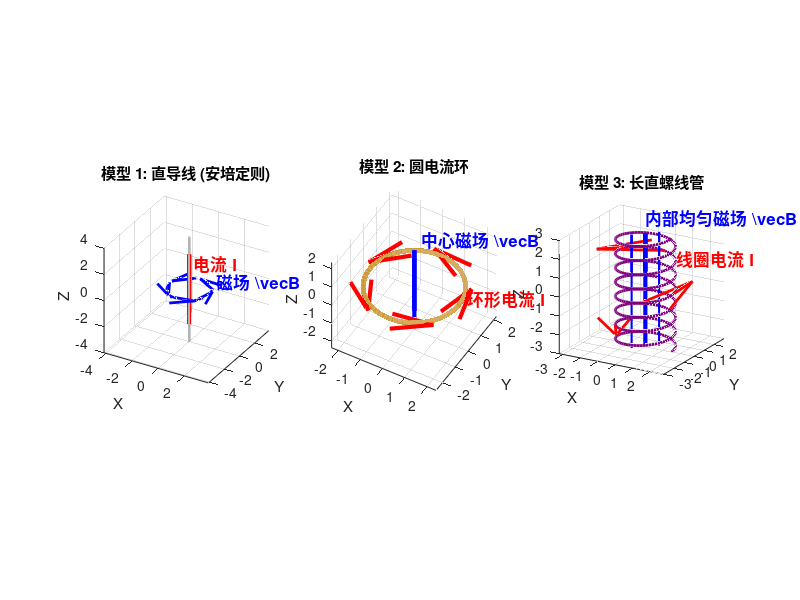

Reproduce this figure in MATLAB. (Note: this script raises an error after producing the figure.)
% 典型电流模型 3D 几何与物理矢量标注可视化
clear; clc; close all;

% 创建全屏大图以便观察细节
figure('Name', '典型电流模型 3D 物理标注', 'Position', [50, 50, 1400, 700]);

% ==========================================
% 子图 1：直导线模型 (无限长圆柱 + 环形磁场)
% ==========================================
subplot(1, 3, 1);
R_wire = 0.1; L_wire = 8;

% 1. 画导线圆柱
[THETA, Z] = meshgrid(linspace(0, 2*pi, 50), linspace(-L_wire/2, L_wire/2, 2));
X = R_wire * cos(THETA); Y = R_wire * sin(THETA);
surf(X, Y, Z, 'EdgeColor', 'none', 'FaceColor', [0.6 0.6 0.6], 'FaceAlpha', 0.5); hold on;

% 2. 标注电流 I (红色中心直线箭头)
quiver3(0, 0, -L_wire/3, 0, 0, L_wire/1.5, 0, 'Color', 'r', 'LineWidth', 3, 'MaxHeadSize', 0.5);
text(0.3, 0, L_wire/4, '电流 I', 'Color', 'r', 'FontSize', 12, 'FontWeight', 'bold');

% 3. 标注磁场 B (蓝色环绕箭头，展示右手定则)
R_B = 1.5; % 磁场线半径
theta_B = linspace(0, 2*pi, 40);
plot3(R_B*cos(theta_B), R_B*sin(theta_B), zeros(size(theta_B)), 'b--', 'LineWidth', 1.5); % 虚线圆环
% 在圆环上取几个点画箭头表示环绕方向
for idx = 1:8:40
    t = theta_B(idx);
    % 切向矢量 (-sin, cos, 0)
    quiver3(R_B*cos(t), R_B*sin(t), 0, -0.5*sin(t), 0.5*cos(t), 0, 0, 'Color', 'b', 'LineWidth', 2, 'MaxHeadSize', 2);
end
text(R_B, 1, 0.5, '磁场 \vec{B}', 'Color', 'b', 'FontSize', 12, 'FontWeight', 'bold');

title('模型 1: 直导线 (安培定则)'); 
axis equal; grid on; view(30, 30);
xlabel('X'); ylabel('Y'); zlabel('Z');

% ==========================================
% 子图 2：圆电流模型 (环体 + 轴线磁场)
% ==========================================
subplot(1, 3, 2);
R_loop = 2; R_ring = 0.1;

% 1. 画圆环体
theta_loop = linspace(0, 2*pi, 60); phi_loop = linspace(0, 2*pi, 30);
[THETA, PHI] = meshgrid(theta_loop, phi_loop);
X = (R_loop + R_ring * cos(PHI)) .* cos(THETA);
Y = (R_loop + R_ring * cos(PHI)) .* sin(THETA);
Z = R_ring * sin(PHI);
surf(X, Y, Z, 'EdgeColor', 'none', 'FaceColor', [0.8 0.6 0.2], 'FaceAlpha', 0.8); hold on;

% 2. 标注环形电流 I (红色切向箭头)
for idx = 1:12:60
    t = theta_loop(idx);
    quiver3(R_loop*cos(t), R_loop*sin(t), 0, -1*sin(t), 1*cos(t), 0, 0, 'Color', 'r', 'LineWidth', 3, 'MaxHeadSize', 1);
end
text(R_loop*1.2, 0, 0.5, '环形电流 I', 'Color', 'r', 'FontSize', 12, 'FontWeight', 'bold');

% 3. 标注中心轴线磁场 B (蓝色直线箭头)
quiver3(0, 0, -2, 0, 0, 4, 0, 'Color', 'b', 'LineWidth', 3, 'MaxHeadSize', 0.5);
text(0.2, 0.2, 2.5, '中心磁场 \vec{B}', 'Color', 'b', 'FontSize', 12, 'FontWeight', 'bold');

title('模型 2: 圆电流环'); 
axis equal; grid on; view(30, 45);
xlabel('X'); ylabel('Y'); zlabel('Z');



% ==========================================
% 子图 3：螺线管模型 (螺旋线 + 内部均匀磁场)
% ==========================================
subplot(1, 3, 3);
R_sol = 1.5; L_sol = 6; N_turns = 8;

% 1. 画螺旋线
t_sol = linspace(0, 2*pi*N_turns, 500);
Z_sol = linspace(-L_sol/2, L_sol/2, 500);
X_sol = R_sol * cos(t_sol); Y_sol = R_sol * sin(t_sol);
plot3(X_sol, Y_sol, Z_sol, 'Color', [0.5 0 0.5], 'LineWidth', 2); hold on;

% 2. 标注螺旋线上的电流 I (红色切向箭头)
% 选几个特定高度的点加箭头
idx_arrows = [100, 250, 400];
for i = 1:length(idx_arrows)
    idx = idx_arrows(i);
    % 螺旋线切向量计算
    dx = -R_sol * sin(t_sol(idx)); dy = R_sol * cos(t_sol(idx)); dz = L_sol / (2*pi*N_turns);
    % 归一化后画箭头
    vec_len = sqrt(dx^2 + dy^2 + dz^2);
    quiver3(X_sol(idx), Y_sol(idx), Z_sol(idx), 2*dx/vec_len, 2*dy/vec_len, 2*dz/vec_len, 0, 'Color', 'r', 'LineWidth', 2, 'MaxHeadSize', 1);
end
text(R_sol*1.2, 0, L_sol/3, '线圈电流 I', 'Color', 'r', 'FontSize', 12, 'FontWeight', 'bold');

% 3. 标注内部磁场 B (蓝色直线箭头，表示均匀磁场)
quiver3(0, 0, -L_sol/2, 0, 0, L_sol, 0, 'Color', 'b', 'LineWidth', 3, 'MaxHeadSize', 0.2);
% 添加两条辅助内部磁场线
quiver3(0.5, 0.5, -L_sol/2, 0, 0, L_sol, 0, 'Color', 'b', 'LineWidth', 1.5, 'MaxHeadSize', 0.2);
quiver3(-0.5, -0.5, -L_sol/2, 0, 0, L_sol, 0, 'Color', 'b', 'LineWidth', 1.5, 'MaxHeadSize', 0.2);
text(0, 0, L_sol/2 + 0.8, '内部均匀磁场 \vec{B}', 'Color', 'b', 'FontSize', 12, 'FontWeight', 'bold');

title('模型 3: 长直螺线管'); 
axis equal; grid on; view(30, 20);
xlabel('X'); ylabel('Y'); zlabel('Z');

% 调整整体标题
sgtitle('大学物理：典型电流模型的 3D 几何与电磁场矢量标注', 'FontSize', 16, 'FontWeight', 'bold');
